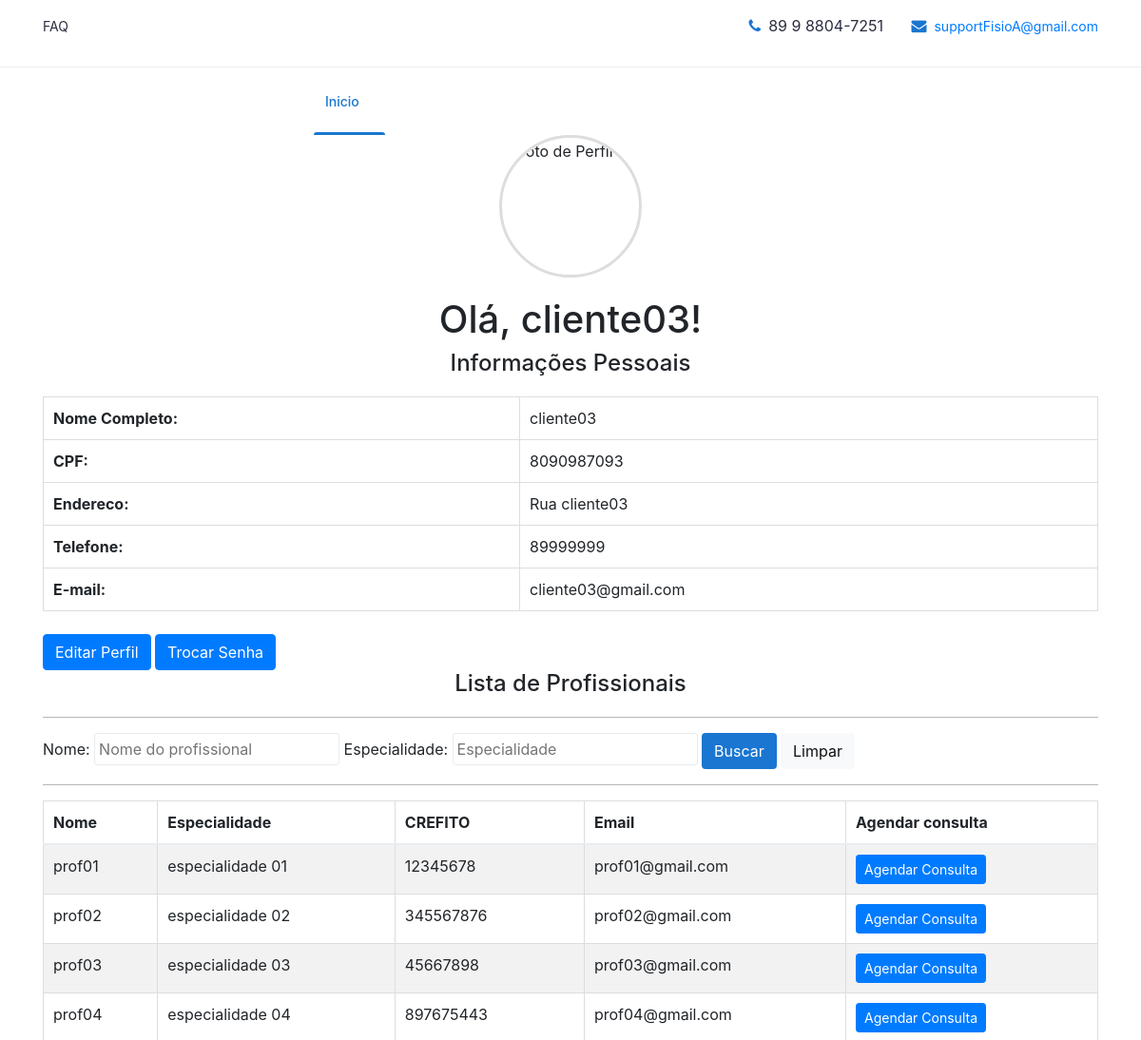
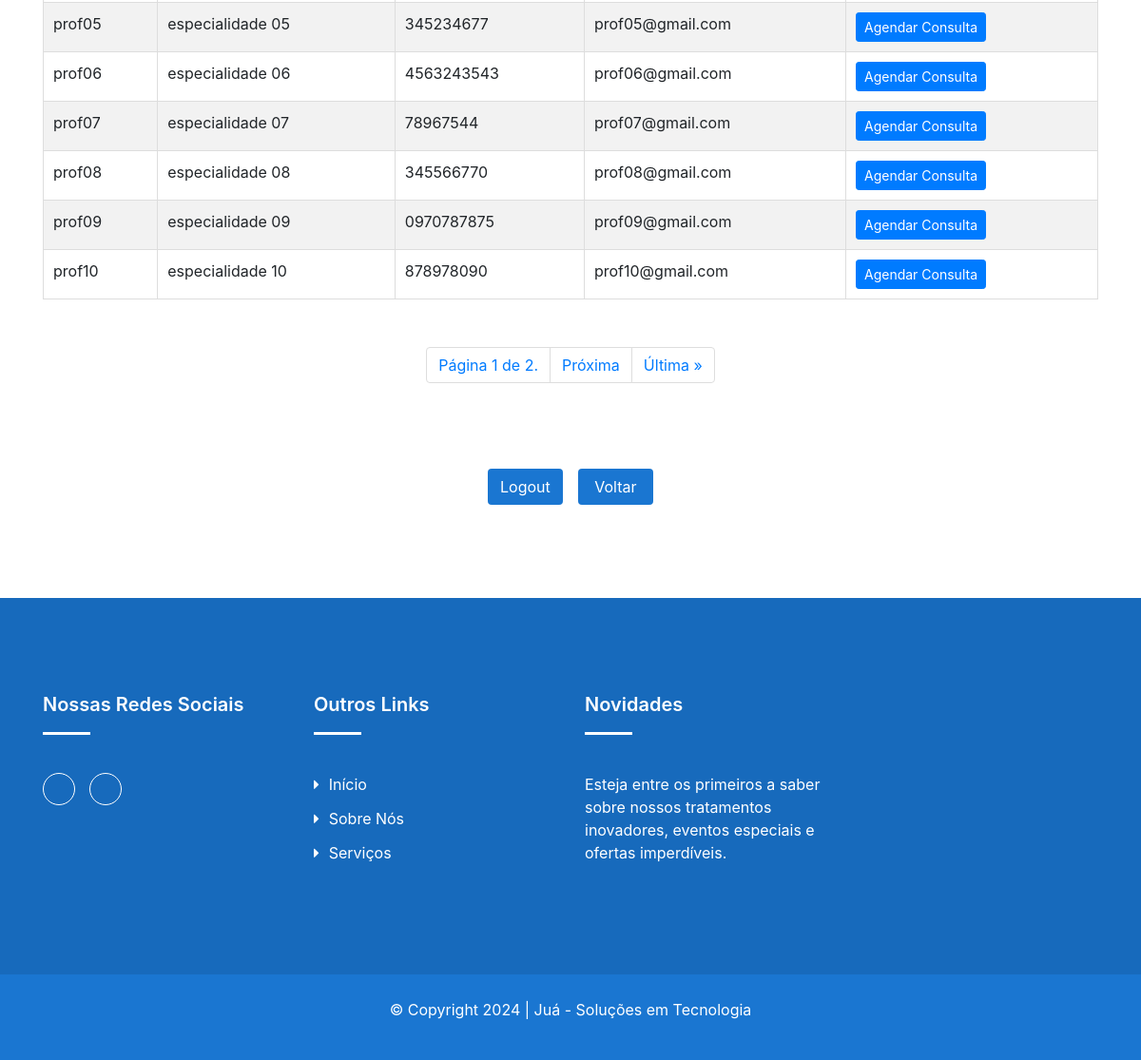
The app's page /clients/profile_clients/ (signed in) with its own data (2 pictures, top to bottom).
### clients/models.py (models this page shows, shortened)
class Cliente(models.Model):
    user = models.OneToOneField(User, on_delete=models.CASCADE)
    telefone = models.CharField(max_length=15)
    endereco = models.CharField(max_length=255)
    cpf = models.CharField(max_length=14, null=True, default=None)
    image = models.ImageField(
        upload_to=user_directory_path, null=True, blank=True)

class Profissional(models.Model):
    user = models.OneToOneField(User, on_delete=models.CASCADE)
    telefone = models.CharField(max_length=15)
    endereco = models.CharField(max_length=255)
    crefito = models.CharField(max_length=20, blank=True, null=True)
    especialidade = models.CharField(max_length=255, blank=True, null=True)

### clients/decorators.py (the view)
    def wrapper_func(request, *args, **kwargs):
        if request.user.is_authenticated and hasattr(request.user, 'cliente'):
            return view_func(request, *args, **kwargs)
        else:
            if not request.user.is_authenticated:
                return redirect(reverse('login_clients'))
            return redirect(reverse('login_clients'))

### clients/templates/profile_clients.html (shortened to what this page needs)
{% load static %}
<!DOCTYPE html>
<html class="no-js" lang="zxx">
    <head>
        <link rel="stylesheet" href="{% static 'css/profile_clients.css' %}">
        <link rel="stylesheet" href="//code.jquery.com/ui/1.12.1/themes/base/jquery-ui.css">
        <link rel="stylesheet" href="{% static 'css/nice-select.css' %}">
        <link rel="stylesheet" href="{% static 'css/font-awesome.min.css' %}">
        <link rel="stylesheet" href="{% static 'css/icofont.css' %}">
        <link rel="stylesheet" href="{% static 'css/slicknav.min.css' %}">
        <link rel="stylesheet" href="{% static 'css/owl-carousel.css' %}">
        <link rel="stylesheet" href="{% static 'css/datepicker.css' %}">
        <link rel="stylesheet" href="{% static 'css/animate.min.css' %}">
        <link rel="stylesheet" href="{% static 'css/magnific-popup.css' %}">
        <link rel="stylesheet" href="{% static 'css/normalize.css' %}">
        <link rel="stylesheet" href="{% static 'style.css' %}">
        <link rel="stylesheet" href="{% static 'css/responsive.css' %}">
        <link rel="stylesheet" href="{% static 'css/bootstrap.min.css' %}">
    </head>
    <body>
        <header class="header">
            <div class="topbar">
                <div class="container">
                    <div class="row">
                        <div class="col-lg-6 col-md-5 col-12">
                            <ul class="top-link">
                                <li><a href="#">FAQ</a></li>
                            </ul>
                        </div>
                        <div class="col-lg-6 col-md-7 col-12">
                            <ul class="top-contact">
                                <li><i class="fa fa-phone"></i>89 9 8804-7251</li>
                                <li><i class="fa fa-envelope"></i><a
                                        href="mailto:supportFisioA@gmail.com">supportFisioA@gmail.com</a>
                                </li>
                            </ul>
                        </div>
                    </div>
                </div>
            </div>
            <div class="header-inner">
                <div class="container">
                    <div class="inner">
                        <div class="row">
                            <div class="col-lg-3 col-md-3 col-12">
                            </div>
                            <div class="col-lg-7 col-md-9 col-12">
                                <div class="main-menu">
                                    <nav class="navigation">
                                        <ul class="nav menu">
                                            <li class="active"><a href="#">Inicio <i class="icofont-rounded-down"></i></a>
                                            </li>
                                        </ul>
                                    </nav>
                                </div>
                            </div>
                        </div>
                    </div>
                </div>
            </div>
        </header>
        <div class="container">
             <header>
                <div class="photo-frame">
                    {% if user.cliente.image %}
                        <img src="{{ user.cliente.image.url }}" alt="Foto de Perfil">
                    {% else %}
                        <img src="{% static 'img/perfil-padrao.png' %}" alt="Foto de Perfil">
                    {% endif %}
                </div>
                <h1>Olá, {{ user.username }}!</h1>
            </header>
            <section class="clients_info">
                <div class="column">
                    <h2>Informações Pessoais</h2>
                    <table>
                        <tr>
                            <th>Nome Completo:</th>
                            <td>{{ user.username }}</td>
                        </tr>
                        <tr>
                            <th>CPF:</th>
                            <td>{{ user.cliente.cpf }}</td>
                        </tr>
                        <tr>
                            <th>Endereco:</th>
                            <td>{{ user.cliente.endereco }}</td>
                        </tr>
                        <tr>
                            <th>Telefone:</th>
                            <td>{{ user.cliente.telefone }}</td>
                        </tr>
                        <tr>
                            <th>E-mail:</th>
                            <td>{{ user.email }}</td>
                        </tr>
                    </table>
                    <a href="{% url 'update_profile' %}" class="btn btn-primary">Editar Perfil</a>
                    <a href="{% url 'password_change' %}" class="btn btn-primary">Trocar Senha</a>
                    <div class="column">
                        <h2>Lista de Profissionais</h2>
                        <hr>
                        <form action="?" method="GET">
                            <label for="nome"> Nome:</label>
                            <input type="text" name="nome" id="" value="{{ request.GET.nome }}" class="p-1 border" autocomplete="off" placeholder="Nome do profissional">
                            <label for="especialidade"> Especialidade:</label>
                            <input type="text" name="especialidade" id="" value="{{ request.GET.especialidade }}" class="p-1 border" autocomplete="off" placeholder="Especialidade">
                            <button type="submit" class="btn btn-login">Buscar</button>
                            <a href="{% url 'profile_clients' %}" class="btn btn-light">Limpar</a>
                        </form>
                        <hr>
                        <div class="table table-responsive">
                            <table class="table table-striped">
                                <thead>
                                    <tr>
                                        <th>Nome</th>
                                        <th>Especialidade</th>
                                        <th>CREFITO</th>
                                        <th>Email</th>
                                        <th>Agendar consulta</th>
                                    </tr>
                                </thead>
                                <tbody>
                                    {% for prof in clients_profissional %}
                                    <tr>
                                        <td>{{prof.user.username}}</td>
                                        <td>{{prof.especialidade}}</td>
                                        <td>{{prof.crefito}}</td>
                                        <td>{{prof.user.email}}</td>
                                        <td>
                                            <a href="{% url 'marcar_consulta' prof.user.username prof.especialidade %}" class="btn btn-primary btn-sm"
                                                title="Agendar consulta">Agendar Consulta</a>
                                        </td>
                                    </tr>
                                    {% empty %}
                                    <tr>
                                        <td colspan="5"> Nenhum profissional registrado </td>
                                    </tr>
                                    {% endfor %}
                                </tbody>
                            </table>
                            <ul class="pagination justify-content-center">
                                <li class="page-item">
                                    <span class="page-link">Página {{ clients_profissional.number }} de {{ clients_profissional.paginator.num_pages }}.</span>
                                </li>
                                {% if clients_profissional.has_next %}
                                    <li class="page-item">
                                        <a class="page-link" href="?page={{ clients_profissional.next_page_number }}">Próxima</a>
                                    </li>
                                    <li class="page-item">
                                        <a class="page-link" href="?page={{ clients_profissional.paginator.num_pages }}">Última &raquo;</a>
                                    </li>
                                {% endif %}
                            </ul>
                        </div>
                    </div>
                </div>
                <div class="buttons-wrap">
                    <a href="{% url 'logout_clients' %}" class="btn btn-logout">Logout</a>
                    <a href="{% url 'login_clients' %}" class="btn btn-voltar">Voltar</a>
                </div>
            </section>
        </div>
        <footer id="footer" class="footer ">
            <div class="footer-top">
                <div class="container">
                    <div class="row">
                        <div class="col-lg-3 col-md-6 col-12">
                            <div class="single-footer">
                                <h2>Nossas redes sociais</h2>
                                <ul class="social">
                                    <li><a href="#"><i class="icofont-instagram"></i></a></li>
                                    <li><a href="#"><i class="icofont-linkedin"></i></a></li>
                                </ul>
                            </div>
                        </div>
                        <div class="col-lg-3 col-md-6 col-12">
                            <div class="single-footer f-link">
                                <h2>Outros links</h2>
                                <div class="row">
                                    <div class="col-lg-6 col-md-6 col-12">
                                        <ul>
                                            <li><a href="#"><i class="fa fa-caret-right" aria-hidden="true"></i>Início</a></li>
                                            <li><a href="#sobre-nos"><i class="fa fa-caret-right" aria-hidden="true"></i>Sobre nós</a></li>
                                            <li><a href="#"><i class="fa fa-caret-right" aria-hidden="true"></i>Serviços</a></li>
                                        </ul>
                                    </div>
                                </div>
                            </div>
                        </div>
                        <div class="col-lg-3 col-md-6 col-12">
                            <div class="single-footer">
                                <h2>Novidades</h2>
                                <p>Esteja entre os primeiros a saber sobre nossos tratamentos inovadores, eventos especiais e ofertas imperdíveis.</p>
                            </div>
                        </div>
                    </div>
                </div>
            </div>
            <div class="copyright">
                <div class="container">
                    <div class="row">
                        <div class="col-lg-12 col-md-12 col-12">
                            <div class="copyright-content">
                                <p>© Copyright 2024  |  Juá - Soluções em Tecnologia </p>
                            </div>
                        </div>
                    </div>
                </div>
            </div>
        </footer>
    </body>
</html>

### clients/static/css/profile_clients.css (style rules this page uses)
.clients_info { display: flex; flex-direction: column; align-items: center; }
.clients_info .column { width: 100%; margin-bottom: 30px; }
header h1 { text-align: center; }
.clients_info h2 { margin-bottom: 20px; font-size: 24px; text-align: center; }
.clients_info table { width: 100%; border-collapse: collapse; }
.clients_info table th, .clients_info table td { padding: 10px; border: 1px solid #ddd; }
.photo-frame { width: 150px; height: 150px; margin: 0 auto 20px auto; border-radius: 50%; overflow: hidden; border: 3px solid #ddd; }
.photo-frame img { width: 100%; height: 100%; object-fit: cover; }
section h2 { text-align: center; }
.buttons-wrap { display: grid; text-align: center; column-gap: 16px; row-gap: 30px; margin: 30px 15px 30px; grid-template-columns: repeat(2, 1fr); grid-template-rows: 1fr 1fr; grid-template-areas: 'logout voltar'; }
.btn-logout { grid-area: logout; }
.btn-voltar { grid-area: voltar; }

### clients/static/style.css (style rules this page uses)
body { font-family: 'Poppins', sans-serif; font-weight: 400; font-size:14px; color:#888; }
.header { background-color:#fff; position:relative; }
.header .topbar { background-color:#fff; border-bottom:1px solid #eee; }
.header .topbar { padding:15px 0; }
.header .top-link { float:left; }
.header .top-link li { display:inline-block; margin-right:15px; }
.header .top-link li:last-child { margin-right:0px; }
.header .top-link li a { color:#2C2D3F; font-size:14px; font-weight:400; }
.header .top-contact { float:right; }
.header .top-contact li { display:inline-block; margin-right:25px; color:#2C2D3F; }
.header .top-contact li:last-child { margin-right:0; }
.header .top-contact li a { font-size:14px; }
.header .top-contact li i { color:#1A76D1; margin-right:8px; }
.header .header-inner { background:#fff; z-index:999; width:100%; }
.header .nav li { margin-right: 15px; float: left; position:relative; }
.header .nav li:last-child { margin:0; }
.header .nav li a { color: #2C2D3F; font-size: 14px; font-weight: 500; text-transform: capitalize; padding: 25px 12px; position: relative; display: inline-block; position:relative; }
.header .nav li a::before { position: absolute; content: ""; left: 0; bottom: 0; height: 3px; width:0%; background: #1A76D1; border-radius: 5px 5px 0 0; opacity:0; visibility:hidden; -webkit-transition:all 0.4s ease; -moz-transition:all 0.4s ease; transition:all 0.4s ease; }
.header .nav li.active a:before { opacity:1; visibility:visible; width: 100%; }
.header .nav li.active a { color:#1A76D1; }
.header .nav li a i { display: inline-block; margin-left: 1px; font-size: 13px; }
.footer { position:relative; }
.footer .footer-top { padding:100px 0px; position:relative; background:#1A76D1; }
.footer .footer-top:before { position:absolute; content:""; left:0; top:0; height:100%; width:100%; background:#000; opacity:0.1; }
.footer .single-footer .social { margin-top:25px; }
.footer .single-footer .social li { display:inline-block; margin-right:10px; }
.footer .single-footer .social li:last-child { margin-right:0px; }
.footer .single-footer .social li a { height: 34px; width: 34px; line-height: 34px; text-align: center; border: 1px solid #fff; text-align: center; padding: 0; border-radius: 100%; display: block; color:#fff; font-size: 16px; }
.footer .single-footer.f-link li a i { margin-right:10px; }
.footer .single-footer.f-link li { display:block; margin-bottom:12px; }
.footer .single-footer.f-link li:last-child { margin:0; }
.footer .single-footer.f-link li a { display: block; color: #fff; text-transform: capitalize; -webkit-transition: all 0.4s ease; -moz-transition: all 0.4s ease; transition: all 0.4s ease; font-weight: 400; }
.footer .single-footer h2 { color:#fff; font-size:20px; font-weight:600; text-transform:capitalize; margin-bottom:40px; padding-bottom:20px; text-transform:capitalize; position:relative; }
.footer .single-footer h2::before { position: absolute; content: ""; left: 0; bottom: 0px; height: 3px; width: 50px; background: #fff; }
.footer .single-footer p { color:#fff; }
.footer .copyright { background:#1A76D1; padding:25px 0px 25px 0px; text-align:center; }
.footer .copyright .copyright-content p { color:#fff; }

### records on screen
Profissional: user.username "prof01", especialidade "especialidade 01", crefito "12345678", user.email "prof01@gmail.com"
Profissional: user.username "prof02", especialidade "especialidade 02", crefito "345567876", user.email "prof02@gmail.com"
Profissional: user.username "prof03", especialidade "especialidade 03", crefito "45667898", user.email "prof03@gmail.com"
Profissional: user.username "prof04", especialidade "especialidade 04", crefito "897675443", user.email "prof04@gmail.com"
Profissional: user.username "prof05", especialidade "especialidade 05", crefito "345234677", user.email "prof05@gmail.com"
Profissional: user.username "prof06", especialidade "especialidade 06", crefito "4563243543", user.email "prof06@gmail.com"
Profissional: user.username "prof07", especialidade "especialidade 07", crefito "78967544", user.email "prof07@gmail.com"
Profissional: user.username "prof08", especialidade "especialidade 08", crefito "345566770", user.email "prof08@gmail.com"
Profissional: user.username "prof09", especialidade "especialidade 09", crefito "0970787875", user.email "prof09@gmail.com"
Profissional: user.username "prof10", especialidade "especialidade 10", crefito "878978090", user.email "prof10@gmail.com"

### other values on screen
{{ user.username }} "cliente03"
{{ user.cliente.cpf }} "8090987093"
{{ user.cliente.endereco }} "Rua cliente03"
{{ user.cliente.telefone }} "89999999"
{{ user.email }} "cliente03@gmail.com"
{{ clients_profissional.number }} "1"
{{ clients_profissional.paginator.num_pages }} "2"
